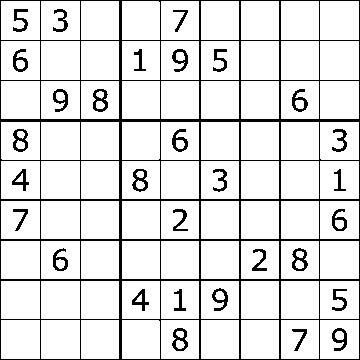
#> input picture template.jpg, 360 x 360 px
$ python 'Sudoku Project Final.py'
#> lines starting #> are read from the running program, lines starting #| are printed output that depends on the picture
import time
import copy
# For Image scanning
import numpy as np
import cv2


class ImageToMat:
	field_threshold = {'1': 0.6, '2': 0.6, '3': 0.5, '4': 0.68, '5': 0.55, '6': 0.63, '7': 0.6, '8': 0.55, '9': 0.55}

	def __init__(self, directory):
#> called with directory = 'template.jpg'
		self.directory = directory  # directory should be path of image (in string)
		# Read the original document image
		self.img = cv2.imread(directory)
#> self.img is the input picture: shape (360, 360, 3); min 0, max 255, mean 225.5
		# cv2.imshow('ss', self.img)
		# cv2.waitKey(0)
		self.img_gray = None
		# sudoku matrix will keep result
		self.sudoku = [[0 for i in range(9)] for j in range(9)]

	def scan_image(self):
		# Firstly resize image
		self.img = cv2.resize(self.img, (360, 360))
		# cv2.imshow('img', img)
		# cv2.waitKey(0)

		# Clean background as white and full darken the numbers and grids(3D=>2D).
		lower_white = np.array([160, 160, 160], dtype=np.uint8)
		upper_white = np.array([255, 255, 255], dtype=np.uint8)
		self.img_gray = cv2.inRange(self.img, lower_white, upper_white)  # could also use threshold
#> self.img_gray: shape (360, 360); 88.5% white; black in thin lines or dots
		# [4 lines of commented-out code are left out]

		imgheight = self.img_gray.shape[0]
#> imgheight = 360
		imgwidth = self.img_gray.shape[1]
#> imgwidth = 360

		m = imgheight // 9
#> m = 40
		n = imgwidth // 9
#> n = 40

		row = 0
		col = 0
		for y in range(0, imgheight, m):
			for x in range(0, imgwidth, n):
				y1 = y + m
#> y1 = 40
				x1 = x + n
#> x1 = 40
				tiles = self.img_gray[y:y1, x:x1]
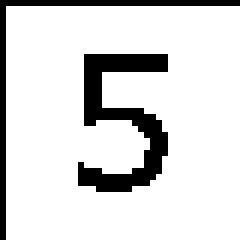
#> tiles: shape (40, 40) (shown 6 times larger); 85.4% white; black in thin lines or dots

				for i in range(9, 0, -1):
					directory = "sudoku_temp/{}.png".format(i)
					template = cv2.imread(directory, 0)
					# img[y:y1, x:x1] = getBoxed(im.copy(), tiles.copy(), template, str(i))
#> (the run stopped early here; a loop or call above may not have finished)
